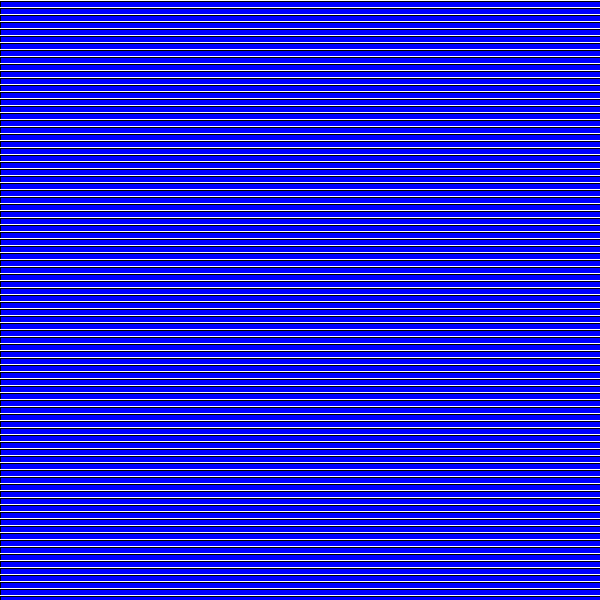
Frame 1 (no input)
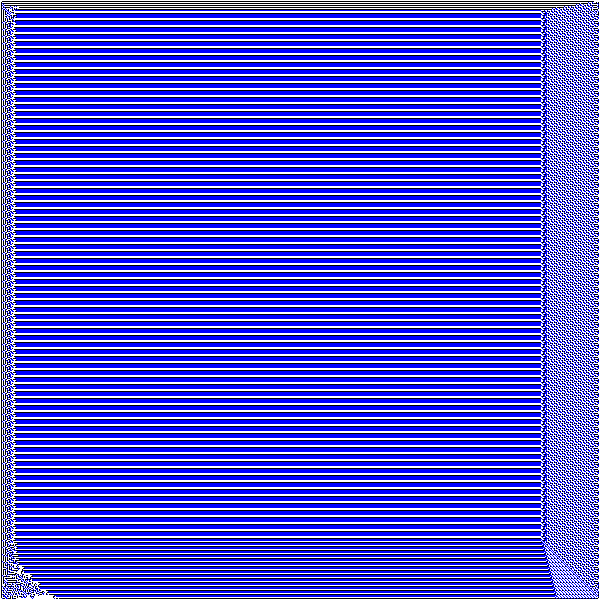
Frame 60 (the mouse pressed at the canvas centre just before this capture)
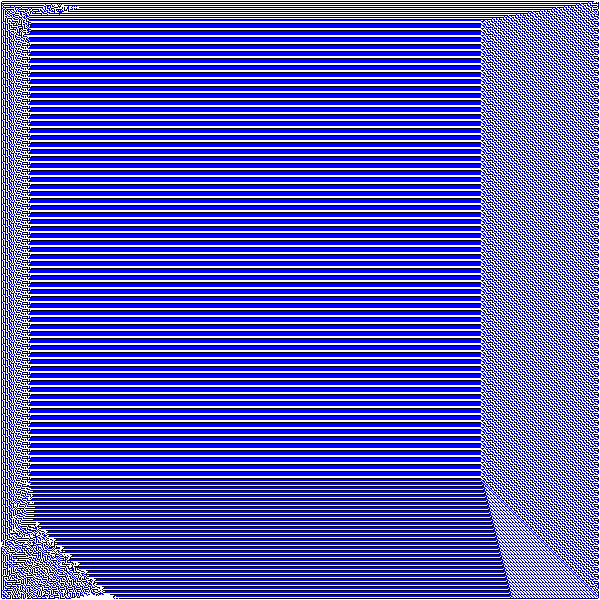
Frame 120 (the mouse held since frame 60 and released just before this capture)

The Processing sketch that drew these frames (run headless with seeded random() and noise(); from frame 60 on, the mouse is pressed at the canvas centre):

// Processing sketch: sketch_06_ca_experiment_optimized
// ── sketch_06_ca_experiment_optimized.pde
boolean pause = false;
int cellSize = 1;

int gridCountX;
int gridCountY;
int[][] grid;
int[][] buffer;

float randProbability = 0.05;

PImage img;

void setup() {
  size(600, 600);
  frameRate(60);
  noSmooth();
  background(255);
  
  gridCountX = int(width/cellSize);
  gridCountY = int(height/cellSize);
  img = createImage(gridCountX, gridCountY, RGB);

  grid       = new int[gridCountY][gridCountX];
  buffer     = new int[gridCountY][gridCountX];
 
  grid       = populate(grid);
}

int[][] populate(int[][] g) {
  int rows = g.length;
  int cols = (rows > 0) ? g[0].length : 0;
  for (int i=0; i < rows; i++) {
    for (int j=0; j < cols; j++) {
      g[i][j] = (i%7 == 0) ? 0 : 1;
    }
  }
  return g;
}

int[][] empty(int[][] g) {
  int rows = g.length;
  int cols = (rows > 0) ? g[0].length : 0;
  for (int i=0; i < rows; i++) {
    for (int j=0; j < cols; j++) {
      g[i][j] = 0;
    }
  }
  return g;
}

void process() {
  int[][] buffer = new int[gridCountY][gridCountX];
  for (int i=1; i < gridCountY-1; i++) {
    for (int j=1; j < gridCountX-1; j++) {

      int idxLeft     = (j > 0) ? j - 1 : j;
      int idxRight    = (j < gridCountX-1) ? j + 1 : 0;
      int idxTop      = (i > 0) ? i - 1 : i;
      int idxBottom   = (i < gridCountY-1) ? i + 1 : 0;

      int current     = grid[i][j];
      int left        = grid[i][idxLeft];
      int right       = grid[i][idxRight];
      int top         = grid[idxTop][j];
      int bottom      = grid[idxBottom][j];
      int topLeft     = grid[idxTop][idxLeft];
      int topRight    = grid[idxTop][idxRight];
      int bottomLeft  = grid[idxBottom][idxLeft];
      int bottomRight = grid[idxBottom][idxRight];

      int sum = left + right + top + bottom + topLeft + topRight + bottomLeft + bottomRight; // + current;

      // Rules of Life ... slightly modified
      if      ((current == 1) && (sum <  2)) buffer[i][j] = 0;        // Loneliness
      else if ((current == 0) && (sum >  3) && bottomLeft == 1) buffer[i][j] = 0;
      else if ((current == 1) && (sum >  3) && bottomRight == 1) buffer[i][j] = 1;
      else if ((current == 1) && (sum >  3)) buffer[i][j] = 0;        // Overpopulation
      else if ((current == 0) && (sum == 3)) buffer[i][j] = 1;        // Reproduction
      else                                   buffer[i][j] = current;  // Stasis
    }
  } 
  grid = buffer;
}

void draw() {
  println(frameRate);
  background(255);
  
  int index = 0;
  img.loadPixels();
  for (int i=0; i < gridCountY; i++) {
    for (int j=0; j < gridCountX; j++) {
      int cell = grid[i][j];
      color c = color(255);
      if (cell == 1) {
         
        if (j > 0 && i > 0) {
          
          boolean horizontal = grid[i-1][j] == 1;
          boolean vertical = grid[i][j-1] == 1;
          boolean diagonal = grid[i-1][j-1] == 1;
          if (diagonal) {
            c = color(0, 0, 255);
          } else {
            c = color(0);  
          }
        } else {
          c = color(0);
        }
        img.pixels[index] = c;
      } else {
        img.set(j, i, color(255, 255, 255));
      }
      index++;
    }
  }
  img.updatePixels();
  noTint();  // Disable tint
  image(img, 0, 0, width, height);
  
  if (!pause) process();
}

void keyPressed() {
  if(key == ' ') {
    pause = !pause;
  }
  if(key == 'r') {
    grid = populate(grid);
  }
  if(key == 'c') {
    grid = empty(grid);
  }
}

void mouseDragged() {
  int indexX = floor(mouseX / cellSize);
  int indexY = floor(mouseY / cellSize);
  int cell = grid[indexY][indexX];

  cell = (cell == 0) ? 1 : 0;
  grid[indexY][indexX] = cell;
}
